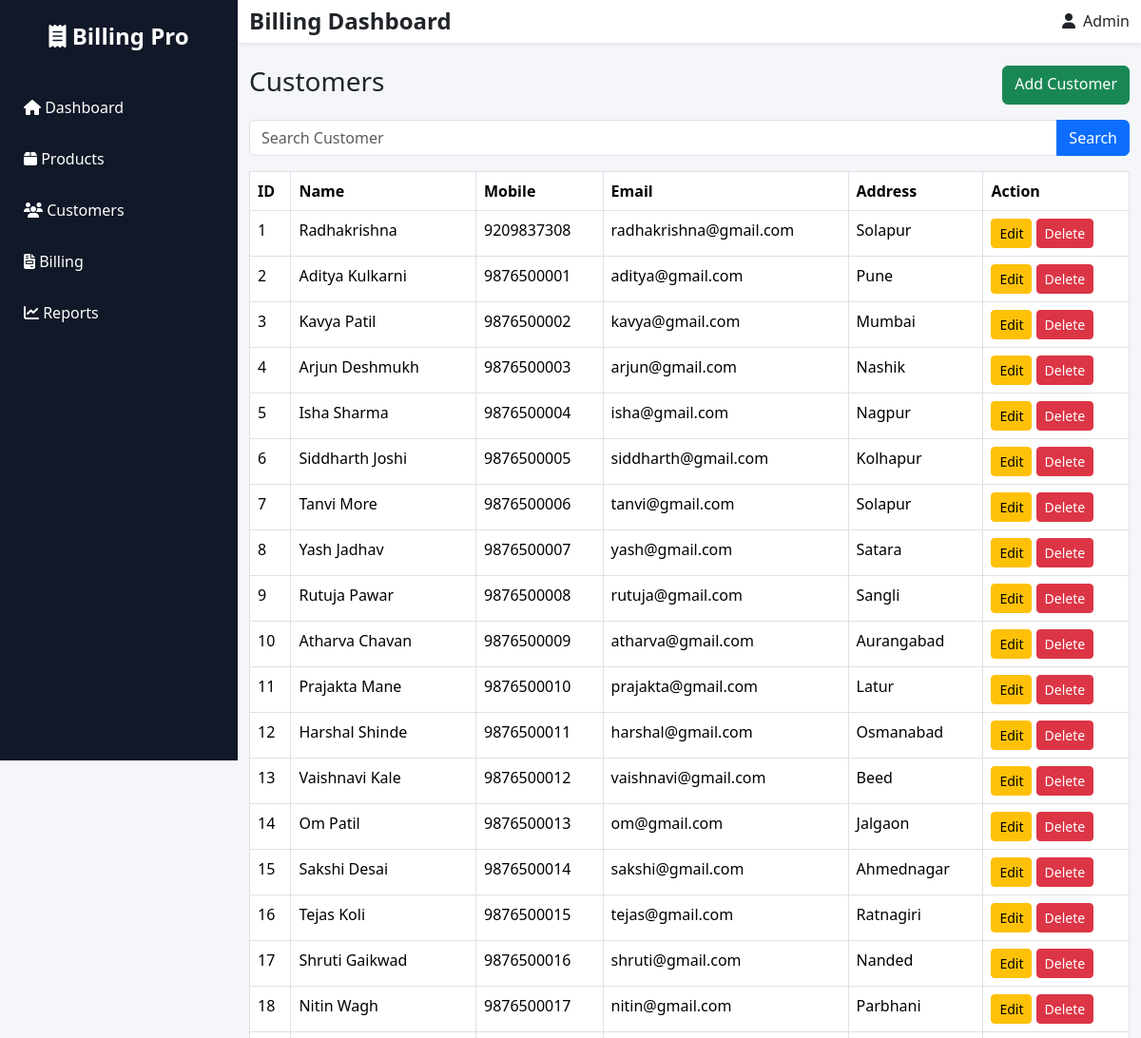
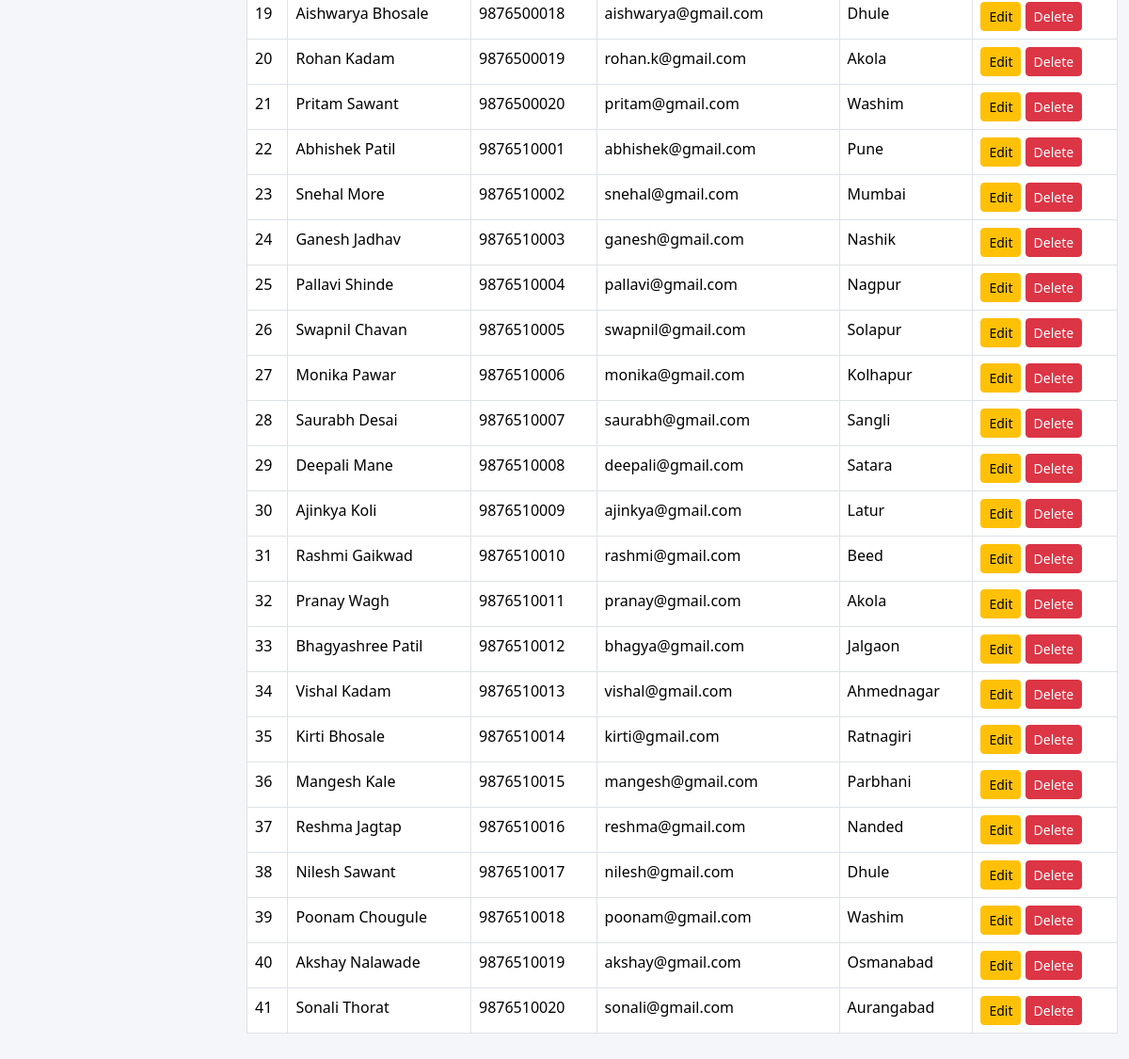
The app's page /customers/ with its own data (2 pictures, top to bottom).
### customers/models.py (models this page shows, shortened)
class Customer(models.Model):
    name = models.CharField(max_length=100)
    mobile = models.CharField(max_length=15)
    email = models.EmailField()
    address = models.TextField()

### customers/views.py (the view)
def customer_list(request):
    customers = Customer.objects.all()
    search = request.GET.get('search')
    if search:
        customers = customers.filter(
            name__icontains=search
        )
    return render(
        request,
        'customers/customer_list.html',
        {
            'customers': customers
        }
    )

### templates/customers/customer_list.html
{% extends 'base.html' %}
{% block content %}
<div class="d-flex justify-content-between mb-3">
    <h3>Customers</h3>
    <a href="{% url 'add_customer' %}"
       class="btn btn-success">
        Add Customer
    </a>
</div>
<div class="table-responsive">
<form method="GET" class="mb-3">
    <div class="input-group">
        <input
            type="text"
            name="search"
            class="form-control"
            placeholder="Search Customer">
        <button
            class="btn btn-primary">
            Search
        </button>
    </div>
</form>
<table class="table table-bordered">
    <thead>
        <tr>
            <th>ID</th>
            <th>Name</th>
            <th>Mobile</th>
            <th>Email</th>
            <th>Address</th>
            <th>Action</th>
        </tr>
    </thead>
    <tbody>
        {% for customer in customers %}
        <tr>
            <td>{{ customer.id }}</td>
            <td>{{ customer.name }}</td>
            <td>{{ customer.mobile }}</td>
            <td>{{ customer.email }}</td>
            <td>{{ customer.address }}</td>
            <td>
                <a href="{% url 'edit_customer' customer.id %}"
                   class="btn btn-warning btn-sm">
                    Edit
                </a>
                <a href="{% url 'delete_customer' customer.id %}"
                   class="btn btn-danger btn-sm">
                    Delete
                </a>
            </td>
        </tr>
        {% endfor %}
    </tbody>
</table>
</div>
{% endblock %}

### templates/base.html (shortened to what this page needs)
{% load static %}
<!DOCTYPE html>
<html>
<head>
<link href="https://cdn.jsdelivr.net/npm/bootstrap@5.3.3/dist/css/bootstrap.min.css" rel="stylesheet">
<link rel="stylesheet"
href="https://cdnjs.cloudflare.com/ajax/libs/font-awesome/6.5.2/css/all.min.css">
<link rel="stylesheet"
href="{% static 'css/style.css' %}">
</head>
<body>
{% include 'includes/sidebar.html' %}
<div class="main-content">
{% include 'includes/navbar.html' %}
<div class="container-fluid py-4">
{% block content %}
{% endblock %}
</div>
</div>
</body>
</html>

### templates/includes/sidebar.html
<div class="sidebar" id="sidebar">
    <div class="logo">
        <i class="fa-solid fa-receipt"></i>
        Billing Pro
    </div>
    <ul>
        <li>
            <a href="{% url 'dashboard' %}">
                <i class="fa-solid fa-house"></i>
                Dashboard
            </a>
        </li>
        <li>
            <a href="/products/">
                <i class="fa-solid fa-box"></i>
                Products
            </a>
        </li>
        <li>
            <a href="/customers/">
                <i class="fa-solid fa-users"></i>
                Customers
            </a>
        </li>
        <li>
            <a href="/billing/">
                <i class="fa-solid fa-file-invoice"></i>
                Billing
            </a>
        </li>
<li>
    <a href="/reports/">
        <i class="fa-solid fa-chart-line"></i>
        Reports
    </a>
</li>
    </ul>
</div>

### templates/includes/navbar.html (shortened to what this page needs)
<nav class="navbar navbar-expand-lg bg-white shadow-sm">
<div class="container-fluid">
<h4 class="mb-0 fw-bold">
Billing Dashboard
</h4>
<div class="d-flex align-items-center">
<i class="fa-solid fa-user me-2"></i>
<span>Admin</span>
</div>
</div>
</nav>

### static/css/style.css (style rules this page uses)
body { background:#f4f6f9; overflow-x:hidden; }
.sidebar { position:fixed; left:0; top:0; width:250px; height:100vh; background:#111827; padding-top:20px; z-index:1000; }
.logo { color:white; font-size:24px; font-weight:bold; text-align:center; margin-bottom:30px; }
.sidebar ul { padding:0; margin:0; list-style:none; }
.sidebar ul li { padding:15px 25px; }
.sidebar ul li a { color:white; text-decoration:none; display:block; }
.main-content { margin-left:250px; }
body { overflow-x:hidden; }

### records on screen
Customer: id "1", name "Radhakrishna", mobile "9209837308", email "radhakrishna@gmail.com", address "Solapur"
Customer: id "2", name "Aditya Kulkarni", mobile "9876500001", email "aditya@gmail.com", address "Pune"
Customer: id "3", name "Kavya Patil", mobile "9876500002", email "kavya@gmail.com", address "Mumbai"
Customer: id "4", name "Arjun Deshmukh", mobile "9876500003", email "arjun@gmail.com", address "Nashik"
Customer: id "5", name "Isha Sharma", mobile "9876500004", email "isha@gmail.com", address "Nagpur"
Customer: id "6", name "Siddharth Joshi", mobile "9876500005", email "siddharth@gmail.com", address "Kolhapur"
Customer: id "7", name "Tanvi More", mobile "9876500006", email "tanvi@gmail.com", address "Solapur"
Customer: id "8", name "Yash Jadhav", mobile "9876500007", email "yash@gmail.com", address "Satara"
Customer: id "9", name "Rutuja Pawar", mobile "9876500008", email "rutuja@gmail.com", address "Sangli"
Customer: id "10", name "Atharva Chavan", mobile "9876500009", email "atharva@gmail.com", address "Aurangabad"
Customer: id "11", name "Prajakta Mane", mobile "9876500010", email "prajakta@gmail.com", address "Latur"
Customer: id "12", name "Harshal Shinde", mobile "9876500011", email "harshal@gmail.com", address "Osmanabad"
Customer: id "13", name "Vaishnavi Kale", mobile "9876500012", email "vaishnavi@gmail.com", address "Beed"
Customer: id "14", name "Om Patil", mobile "9876500013", email "om@gmail.com", address "Jalgaon"
Customer: id "15", name "Sakshi Desai", mobile "9876500014", email "sakshi@gmail.com", address "Ahmednagar"
Customer: id "16", name "Tejas Koli", mobile "9876500015", email "tejas@gmail.com", address "Ratnagiri"
Customer: id "17", name "Shruti Gaikwad", mobile "9876500016", email "shruti@gmail.com", address "Nanded"
Customer: id "18", name "Nitin Wagh", mobile "9876500017", email "nitin@gmail.com", address "Parbhani"
Customer: id "19", name "Aishwarya Bhosale", mobile "9876500018", email "aishwarya@gmail.com", address "Dhule"
Customer: id "20", name "Rohan Kadam", mobile "9876500019", email "rohan.k@gmail.com", address "Akola"
Customer: id "21", name "Pritam Sawant", mobile "9876500020", email "pritam@gmail.com", address "Washim"
Customer: id "22", name "Abhishek Patil", mobile "9876510001", email "abhishek@gmail.com", address "Pune"
Customer: id "23", name "Snehal More", mobile "9876510002", email "snehal@gmail.com", address "Mumbai"
Customer: id "24", name "Ganesh Jadhav", mobile "9876510003", email "ganesh@gmail.com", address "Nashik"
Customer: id "25", name "Pallavi Shinde", mobile "9876510004", email "pallavi@gmail.com", address "Nagpur"
Customer: id "26", name "Swapnil Chavan", mobile "9876510005", email "swapnil@gmail.com", address "Solapur"
Customer: id "27", name "Monika Pawar", mobile "9876510006", email "monika@gmail.com", address "Kolhapur"
Customer: id "28", name "Saurabh Desai", mobile "9876510007", email "saurabh@gmail.com", address "Sangli"
Customer: id "29", name "Deepali Mane", mobile "9876510008", email "deepali@gmail.com", address "Satara"
Customer: id "30", name "Ajinkya Koli", mobile "9876510009", email "ajinkya@gmail.com", address "Latur"
Customer: id "31", name "Rashmi Gaikwad", mobile "9876510010", email "rashmi@gmail.com", address "Beed"
Customer: id "32", name "Pranay Wagh", mobile "9876510011", email "pranay@gmail.com", address "Akola"
Customer: id "33", name "Bhagyashree Patil", mobile "9876510012", email "bhagya@gmail.com", address "Jalgaon"
Customer: id "34", name "Vishal Kadam", mobile "9876510013", email "vishal@gmail.com", address "Ahmednagar"
Customer: id "35", name "Kirti Bhosale", mobile "9876510014", email "kirti@gmail.com", address "Ratnagiri"
Customer: id "36", name "Mangesh Kale", mobile "9876510015", email "mangesh@gmail.com", address "Parbhani"
Customer: id "37", name "Reshma Jagtap", mobile "9876510016", email "reshma@gmail.com", address "Nanded"
Customer: id "38", name "Nilesh Sawant", mobile "9876510017", email "nilesh@gmail.com", address "Dhule"
Customer: id "39", name "Poonam Chougule", mobile "9876510018", email "poonam@gmail.com", address "Washim"
Customer: id "40", name "Akshay Nalawade", mobile "9876510019", email "akshay@gmail.com", address "Osmanabad"
Customer: id "41", name "Sonali Thorat", mobile "9876510020", email "sonali@gmail.com", address "Aurangabad"
